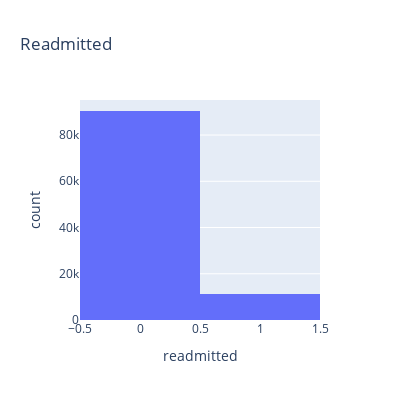

This figure's notebook cell:
### Code cell
fig = px.histogram(diabetes, x="readmitted", title='Readmitted', width=400, height=400)
fig.show()

### Figure 1 — Plotly figure (JSON) as saved in the notebook; plotly's stock layout.template omitted (floating-point values rounded to 4 significant figures; data arrays with more than 128 entries replaced by an {"elided": "..."} marker saying what was removed)
{"data": [{"alignmentgroup": "True", "bingroup": "x", "hovertemplate": "readmitted=%{x}<br>count=%{y}<extra></extra>", "legendgroup": "", "marker": {"color": "#636efa", "pattern": {"shape": ""}}, "name": "", "offsetgroup": "", "orientation": "v", "showlegend": false, "type": "histogram", "x": {"elided": "101763 int values"}, "xaxis": "x", "yaxis": "y"}], "layout": {"barmode": "relative", "height": 400, "legend": {"tracegroupgap": 0}, "title": {"text": "Readmitted"}, "width": 400, "xaxis": {"anchor": "y", "domain": [0, 1], "title": {"text": "readmitted"}}, "yaxis": {"anchor": "x", "domain": [0, 1], "title": {"text": "count"}}}}
